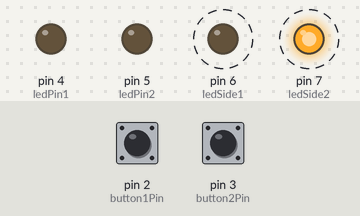
Bench run of a sketch on a simulated Arduino Uno, built with avr-gcc and run on an emulated ATmega328P. Parts: output pins drawn as LEDs (lit = HIGH). Dashed ring = blinking. The inputs (shaded band) are chosen by the test bench; at power-on: pin 2 (button1Pin) LOW, pin 3 (button2Pin) LOW.

Above: at 1.26 s.
1.3 s: pin 2 (button1Pin) pulled HIGH for 3.2 s
At 2.1 s:
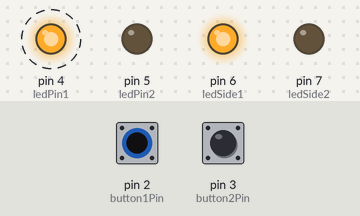
6.0 s: pin 3 (button2Pin) pulled HIGH for 0.15 s
At 6.8 s:
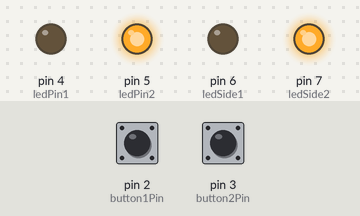
9.0 s: pin 3 (button2Pin) pulled HIGH for 3.2 s
At 9.6 s:
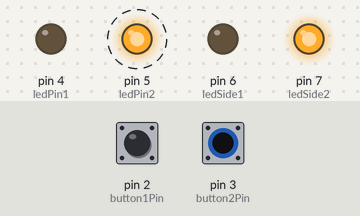
Timing chart, 0 to 19.7 s (numbered marks = the images above; inputs shaded):
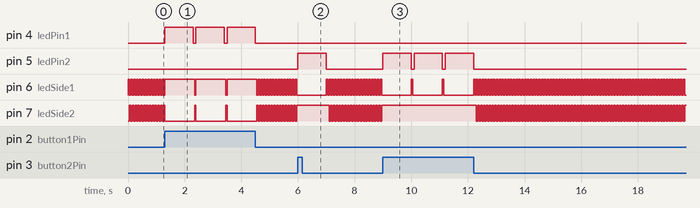

Measured:
- after the input at 1.3 s, pin 4 (ledPin1): alternates HIGH for 1.0 s and LOW for 0.10 s, starting at once
- after the input at 6.0 s, pin 5 (ledPin2): LOW → HIGH at once, → LOW 1.0 s later
- after the input at 9.0 s, pin 5 (ledPin2): alternates HIGH for 1.0 s and LOW for 0.10 s, 6 changes in all, then stays LOW, starting at once

The sketch:

GameBuzzerWithDelay.ino
```cpp
//global variables
const int button1Pin = 2;
const int button2Pin = 3;
const int ledPin1 = 4;
const int ledPin2 = 5;

//!NEW! adding leds along the border because button led is not very bright
const int ledSide1=6;
const int ledSide2=7;
int startLED =0;


int buttonState1 = 0;
int buttonState2 = 0;
int counter = 0;
int buttonPressed=0;

void setup() {
  //initialize
  pinMode(ledPin1, OUTPUT);
  pinMode(ledPin2, OUTPUT);
  pinMode(button1Pin, INPUT);
  pinMode(button2Pin, INPUT);
  pinMode(ledSide1, OUTPUT);
  pinMode(ledSide2, OUTPUT);
}

int turnOnLED(int side){
  if(side==1){
    digitalWrite(ledPin1, HIGH);
    digitalWrite(ledSide1,HIGH);
  }
  else if(side==2){
    digitalWrite(ledPin2, HIGH);
     digitalWrite(ledSide2,HIGH);
  }

}

void blinkLEDS(){
  if(counter<1){
  //flash side 1 leds
  digitalWrite (ledSide1, HIGH);
  delay(50);
  digitalWrite (ledSide1, LOW);
  digitalWrite (ledSide2, HIGH);
  delay(50);
  digitalWrite (ledSide2, LOW);
  }

  if(digitalRead(button1Pin) ==HIGH){
    turnOnLED(1);
    counter++;
    buttonPressed++;
  }
  else if(digitalRead(button2Pin)==HIGH){
    turnOnLED(2);
    counter++;
    buttonPressed++;
  }

}

void loop() {
  if(buttonPressed<1){
  blinkLEDS();
  }
  //auto reset
  else if(buttonPressed==1){
  delay(1000);//wait 5 seconds
  counter =0;
  buttonPressed=0;
  digitalWrite(ledPin1,LOW);
  digitalWrite(ledPin2, LOW);
  }

}
```
